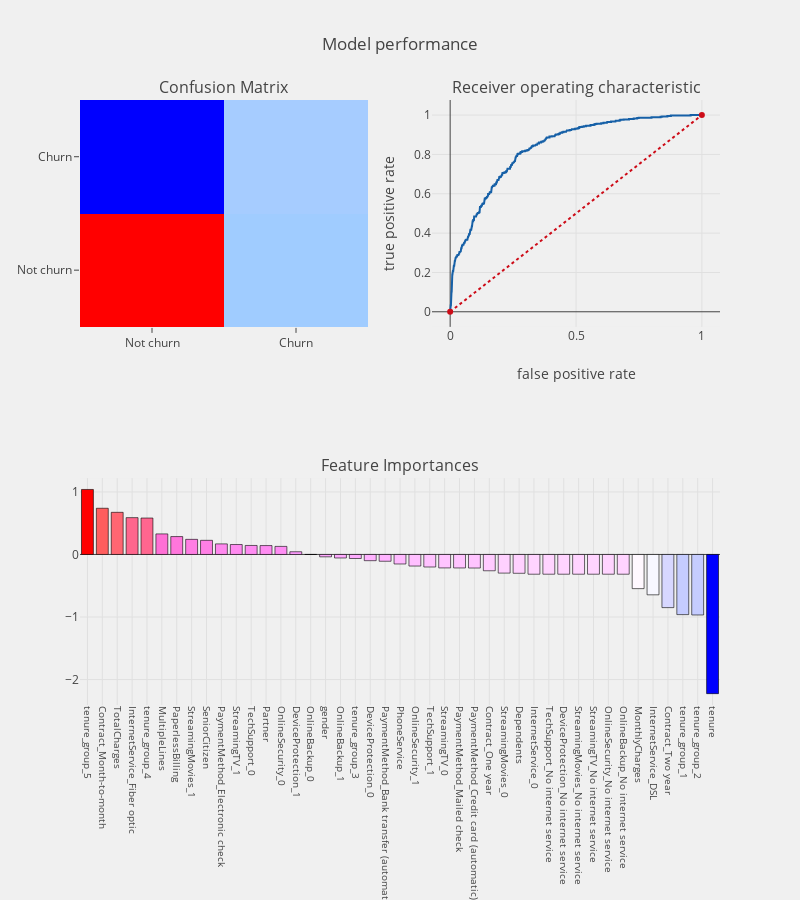

Notebook code for this chart:
### Code cell
logit_smote = LogisticRegression(C=1.0, class_weight = None, dual=False, fit_intercept=True,
          intercept_scaling=1, max_iter=100, multi_class='ovr', n_jobs=1,
          penalty='l2', random_state=None, solver='liblinear', tol=0.0001,
          verbose=0, warm_start=False)

select_model_prediction(logit_smote,os_smote_X,test_X,os_smote_Y,test_Y,
                         cols,"coefficients",threshold_plot = True)

### Figure 1 — Plotly figure (JSON) as saved in the notebook; plotly's stock layout.template omitted (floating-point values rounded to 4 significant figures; data arrays with more than 128 entries replaced by an {"elided": "..."} marker saying what was removed)
{"data": [{"colorscale": "Picnic", "name": "matrix", "showscale": false, "type": "heatmap", "uid": "478130b2-e0be-463a-b021-1910657996c5", "x": ["Not churn", "Churn"], "xaxis": "x", "y": ["Not churn", "Churn"], "yaxis": "y", "z": [[942, 358], [90, 368]]}, {"line": {"color": "rgb(22, 96, 167)", "width": 2}, "name": "Roc : 0.7640544171985221", "type": "scatter", "uid": "f2981dd5-8be4-4c50-a176-53b877151ce7", "x": {"elided": "472 float values"}, "xaxis": "x2", "y": {"elided": "472 float values"}, "yaxis": "y2"}, {"line": {"color": "rgb(205, 12, 24)", "dash": "dot", "width": 2}, "type": "scatter", "uid": "8d625dd0-153b-4c5b-8506-6afb1bd9903b", "x": [0, 1], "xaxis": "x2", "y": [0, 1], "yaxis": "y2"}, {"marker": {"color": [1.039, 0.7386, 0.6739, 0.589, 0.5824, 0.3289, 0.286, 0.2417, 0.226, 0.1691, 0.1588, 0.1439, 0.142, 0.1289, 0.04311, -0.0001, -0.03802, -0.05615, -0.06433, -0.09937, -0.1086, -0.1521, -0.1851, -0.2002, -0.2151, -0.2156, -0.2169, -0.2608, -0.298, -0.3011, -0.3157, -0.3157, -0.3157, -0.3157, -0.3157, -0.3157, -0.3157, -0.5462, -0.6452, -0.8498, -0.9617, -0.9674, -2.225], "colorscale": "Picnic", "line": {"color": "black", "width": 0.6}}, "name": "coefficients", "type": "bar", "uid": "f9c583ca-7792-4ad4-9141-3a1e11d25114", "x": ["tenure_group_5", "Contract_Month-to-month", "TotalCharges", "InternetService_Fiber optic", "tenure_group_4", "MultipleLines", "PaperlessBilling", "StreamingMovies_1", "SeniorCitizen", "PaymentMethod_Electronic check", "StreamingTV_1", "TechSupport_0", "Partner", "OnlineSecurity_0", "DeviceProtection_1", "OnlineBackup_0", "gender", "OnlineBackup_1", "tenure_group_3", "DeviceProtection_0", "PaymentMethod_Bank transfer (automatic)", "PhoneService", "OnlineSecurity_1", "TechSupport_1", "StreamingTV_0", "PaymentMethod_Mailed check", "PaymentMethod_Credit card (automatic)", "Contract_One year", "StreamingMovies_0", "Dependents", "InternetService_0", "TechSupport_No internet service", "DeviceProtection_No internet service", "StreamingMovies_No internet service", "StreamingTV_No internet service", "OnlineSecurity_No internet service", "OnlineBackup_No internet service", "MonthlyCharges", "InternetService_DSL", "Contract_Two year", "tenure_group_1", "tenure_group_2", "tenure"], "xaxis": "x3", "y": [1.039, 0.7386, 0.6739, 0.589, 0.5824, 0.3289, 0.286, 0.2417, 0.226, 0.1691, 0.1588, 0.1439, 0.142, 0.1289, 0.04311, -0.0001, -0.03802, -0.05615, -0.06433, -0.09937, -0.1086, -0.1521, -0.1851, -0.2002, -0.2151, -0.2156, -0.2169, -0.2608, -0.298, -0.3011, -0.3157, -0.3157, -0.3157, -0.3157, -0.3157, -0.3157, -0.3157, -0.5462, -0.6452, -0.8498, -0.9617, -0.9674, -2.225], "yaxis": "y3"}], "layout": {"annotations": [{"font": {"size": 16}, "showarrow": false, "text": "Confusion Matrix", "x": 0.225, "xanchor": "center", "xref": "paper", "y": 1, "yanchor": "bottom", "yref": "paper"}, {"font": {"size": 16}, "showarrow": false, "text": "Receiver operating characteristic", "x": 0.775, "xanchor": "center", "xref": "paper", "y": 1, "yanchor": "bottom", "yref": "paper"}, {"font": {"size": 16}, "showarrow": false, "text": "Feature Importances", "x": 0.5, "xanchor": "center", "xref": "paper", "y": 0.375, "yanchor": "bottom", "yref": "paper"}], "autosize": false, "height": 900, "margin": {"b": 195}, "paper_bgcolor": "rgba(240,240,240, 0.95)", "plot_bgcolor": "rgba(240,240,240, 0.95)", "showlegend": false, "title": {"text": "Model performance"}, "width": 800, "xaxis": {"anchor": "y", "domain": [0, 0.45]}, "xaxis2": {"anchor": "y2", "domain": [0.55, 1], "title": {"text": "false positive rate"}}, "xaxis3": {"anchor": "y3", "domain": [0, 1], "showgrid": true, "tickangle": 90, "tickfont": {"size": 10}}, "yaxis": {"anchor": "x", "domain": [0.625, 1]}, "yaxis2": {"anchor": "x2", "domain": [0.625, 1], "title": {"text": "true positive rate"}}, "yaxis3": {"anchor": "x3", "domain": [0, 0.375]}}}
